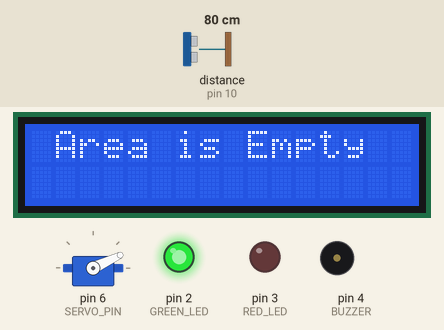
Recording of a sketch running on a simulated Arduino Uno, built with avr-gcc and run on an emulated ATmega328P. On the bench: servo, 16×2 character LCD, output pins drawn as LEDs (lit = HIGH), buzzer (waves = sounding). Wiring (inferred from the names in the program): ultrasonic range finder: trigger pin 9; echo pin 10. The inputs (shaded band) are chosen by the test bench; at power-on: distance to the obstacle (sensor on pin 10) 80 cm. The echo pulse lasts 58.3 µs per cm; pins used as bus, display or sensor lines are not drawn.

Above: at 3.29 s.
3.3 s: distance to the obstacle (sensor on pin 10) set to 24 cm
4.9 s: distance to the obstacle (sensor on pin 10) set to 20 cm
At 5.3 s:
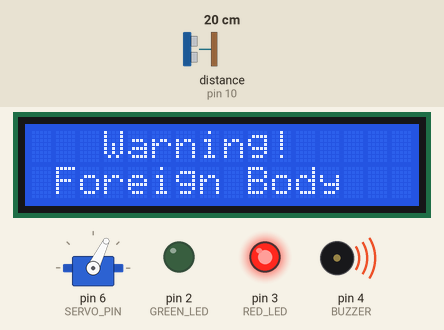
6.4 s: distance to the obstacle (sensor on pin 10) set to 250 cm
At 6.6 s:
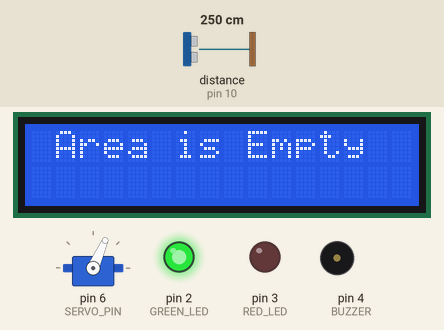
9.0 s: distance to the obstacle (sensor on pin 10) set to 2 cm
At 10.2 s:
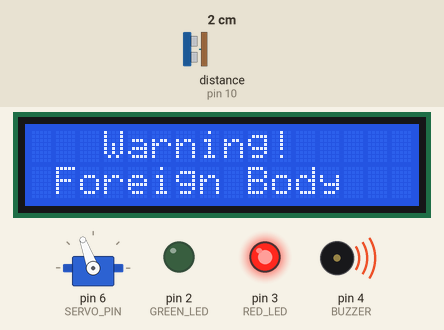
10.5 s: distance to the obstacle (sensor on pin 10) set to 35 cm
At 10.66 s:
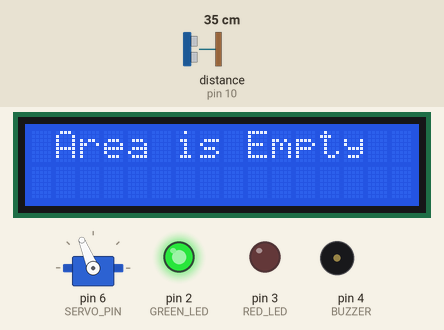
12.6 s: distance to the obstacle (sensor on pin 10) set to 120 cm
Timing chart, 0 to 15.4 s (numbered marks = the images above; inputs shaded):
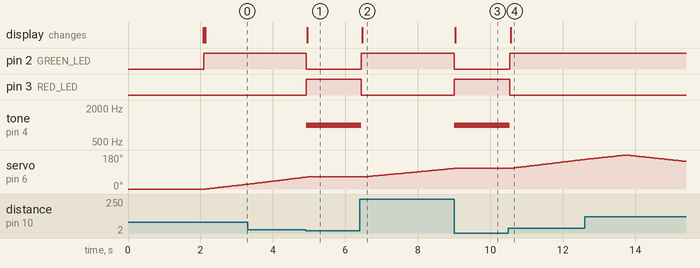

The sketch:

distance_just_text.ino
```cpp
#include <Wire.h>
#include <LiquidCrystal_I2C.h>
#include <Servo.h>

#define TRIG_PIN 9
#define ECHO_PIN 10
#define GREEN_LED 2
#define RED_LED 3
#define BUZZER 4
#define SERVO_PIN 6

LiquidCrystal_I2C lcd(0x27, 16, 2);   // ← only declaration here
Servo myServo;

int pos = 0;
int direction = 1;

void setup() {
  pinMode(TRIG_PIN, OUTPUT);
  pinMode(ECHO_PIN, INPUT);
  pinMode(GREEN_LED, OUTPUT);
  pinMode(RED_LED, OUTPUT);
  pinMode(BUZZER, OUTPUT);

  myServo.attach(SERVO_PIN);
  myServo.write(pos);

  lcd.init();          // ← inside setup ✅
  lcd.backlight();     // ← inside setup ✅
  lcd.setCursor(0, 0);
  lcd.print(" Sonar System ");
  delay(2000);
  lcd.clear();
}

long readDistance() {
  digitalWrite(TRIG_PIN, LOW);
  delayMicroseconds(2);
  digitalWrite(TRIG_PIN, HIGH);
  delayMicroseconds(10);
  digitalWrite(TRIG_PIN, LOW);
  long duration = pulseIn(ECHO_PIN, HIGH);
  return duration * 0.034 / 2;
}

void loop() {
  long distance = readDistance();

  if (distance > 20 || distance == 0) {
    digitalWrite(GREEN_LED, HIGH);
    digitalWrite(RED_LED, LOW);
    noTone(BUZZER);

    lcd.setCursor(0, 0);
    lcd.print(" Area is Empty  ");
    lcd.setCursor(0, 1);
    lcd.print("                ");

    myServo.write(pos);
    delay(10);
    pos += direction;
    if (pos >= 180 || pos <= 0) direction = -direction;

  } else {
    digitalWrite(GREEN_LED, LOW);
    digitalWrite(RED_LED, HIGH);
    tone(BUZZER, 1000);

    lcd.setCursor(0, 0);
    lcd.print("   Warning!     ");
    lcd.setCursor(0, 1);
    lcd.print(" Foreign Body   ");

    myServo.write(pos);
  }
}
```

Measured:
- the behaviour switches between 22 and 21 cm on distance to the obstacle (sensor on pin 10) (found by bisection; images 0 and 1)
- after the input at 4.9 s, pin 2 (GREEN_LED): HIGH → LOW at once; pin 3 (RED_LED): LOW → HIGH at once; tone on pin 4 (BUZZER): silent → 1000 Hz at once; servo on pin 6 (SERVO_PIN): goes on until 5.0 s, then stays 64°; the display: changes after 0.05 s (image 1)
- after the input at 6.4 s, pin 2 (GREEN_LED): LOW → HIGH at once; pin 3 (RED_LED): HIGH → LOW at once; tone on pin 4 (BUZZER): 1000 Hz → silent at once; servo on pin 6 (SERVO_PIN): moves from 64° to 109° over 2.5 s, starting after 0.13 s; the display: changes after 0.07 s (image 2)
- after the input at 9.0 s, pin 2 (GREEN_LED): HIGH → LOW at once; pin 3 (RED_LED): LOW → HIGH at once; tone on pin 4 (BUZZER): silent → 1000 Hz at once; servo on pin 6 (SERVO_PIN): goes on until 9.0 s, then stays 110°; the display: changes at once (image 3)
- after the input at 10.5 s, pin 2 (GREEN_LED): LOW → HIGH at once; pin 3 (RED_LED): HIGH → LOW at once; tone on pin 4 (BUZZER): 1000 Hz → silent at once; servo on pin 6 (SERVO_PIN): moves from 110° to 156° over 2.0 s, starting after 0.10 s; the display: changes after 0.06 s (image 4)
